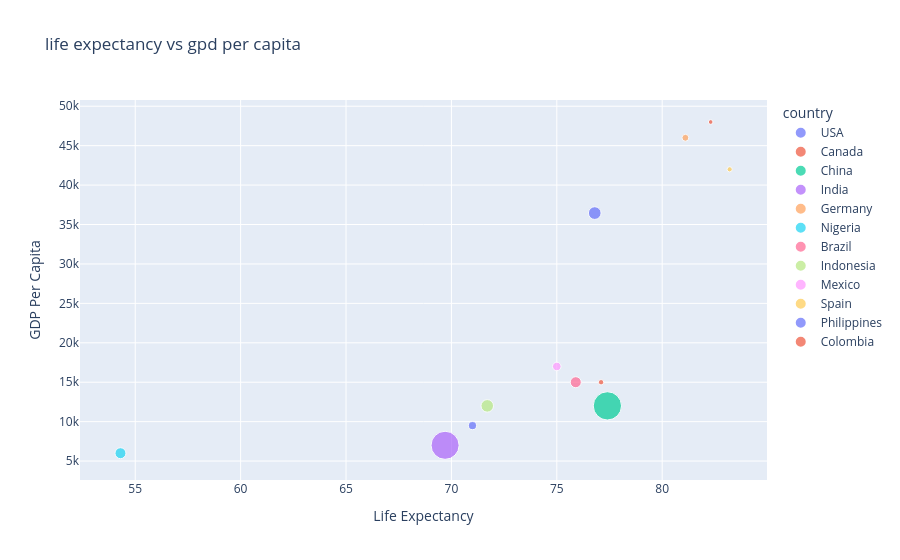

Notebook cell for this chart:
### Code cell
df = pd.read_csv(r'C:\Users\Saurav\CodePonting\Learning\Codedex\matplotlib\exercise9.csv')

px.scatter(df['life_expectancy'], df['gdp_per_capita'], size=df['population']/1000000, color=df['country'])
px.scatter(df, x='life_expectancy', y='gdp_per_capita', color='country', size='population', title='life expectancy vs gpd per capita', labels={'life_expectancy': 'Life Expectancy', 'gdp_per_capita': 'GDP Per Capita'})

### Figure 1 — Plotly figure (JSON) as saved in the notebook; plotly's stock layout.template omitted (floating-point values rounded to 4 significant figures)
{"data": [{"hovertemplate": "country=USA<br>Life Expectancy=%{x}<br>GDP Per Capita=%{y}<br>population=%{marker.size}<extra></extra>", "legendgroup": "USA", "marker": {"color": "#636efa", "size": [282000000], "sizemode": "area", "sizeref": 3500000, "symbol": "circle"}, "mode": "markers", "name": "USA", "orientation": "v", "showlegend": true, "type": "scatter", "x": [76.8], "xaxis": "x", "y": [36449], "yaxis": "y"}, {"hovertemplate": "country=Canada<br>Life Expectancy=%{x}<br>GDP Per Capita=%{y}<br>population=%{marker.size}<extra></extra>", "legendgroup": "Canada", "marker": {"color": "#EF553B", "size": [38000000], "sizemode": "area", "sizeref": 3500000, "symbol": "circle"}, "mode": "markers", "name": "Canada", "orientation": "v", "showlegend": true, "type": "scatter", "x": [82.3], "xaxis": "x", "y": [48000], "yaxis": "y"}, {"hovertemplate": "country=China<br>Life Expectancy=%{x}<br>GDP Per Capita=%{y}<br>population=%{marker.size}<extra></extra>", "legendgroup": "China", "marker": {"color": "#00cc96", "size": [1400000000], "sizemode": "area", "sizeref": 3500000, "symbol": "circle"}, "mode": "markers", "name": "China", "orientation": "v", "showlegend": true, "type": "scatter", "x": [77.4], "xaxis": "x", "y": [12000], "yaxis": "y"}, {"hovertemplate": "country=India<br>Life Expectancy=%{x}<br>GDP Per Capita=%{y}<br>population=%{marker.size}<extra></extra>", "legendgroup": "India", "marker": {"color": "#ab63fa", "size": [1380000000], "sizemode": "area", "sizeref": 3500000, "symbol": "circle"}, "mode": "markers", "name": "India", "orientation": "v", "showlegend": true, "type": "scatter", "x": [69.7], "xaxis": "x", "y": [7000], "yaxis": "y"}, {"hovertemplate": "country=Germany<br>Life Expectancy=%{x}<br>GDP Per Capita=%{y}<br>population=%{marker.size}<extra></extra>", "legendgroup": "Germany", "marker": {"color": "#FFA15A", "size": [83000000], "sizemode": "area", "sizeref": 3500000, "symbol": "circle"}, "mode": "markers", "name": "Germany", "orientation": "v", "showlegend": true, "type": "scatter", "x": [81.1], "xaxis": "x", "y": [46000], "yaxis": "y"}, {"hovertemplate": "country=Nigeria<br>Life Expectancy=%{x}<br>GDP Per Capita=%{y}<br>population=%{marker.size}<extra></extra>", "legendgroup": "Nigeria", "marker": {"color": "#19d3f3", "size": [210000000], "sizemode": "area", "sizeref": 3500000, "symbol": "circle"}, "mode": "markers", "name": "Nigeria", "orientation": "v", "showlegend": true, "type": "scatter", "x": [54.3], "xaxis": "x", "y": [6000], "yaxis": "y"}, {"hovertemplate": "country=Brazil<br>Life Expectancy=%{x}<br>GDP Per Capita=%{y}<br>population=%{marker.size}<extra></extra>", "legendgroup": "Brazil", "marker": {"color": "#FF6692", "size": [213000000], "sizemode": "area", "sizeref": 3500000, "symbol": "circle"}, "mode": "markers", "name": "Brazil", "orientation": "v", "showlegend": true, "type": "scatter", "x": [75.9], "xaxis": "x", "y": [15000], "yaxis": "y"}, {"hovertemplate": "country=Indonesia<br>Life Expectancy=%{x}<br>GDP Per Capita=%{y}<br>population=%{marker.size}<extra></extra>", "legendgroup": "Indonesia", "marker": {"color": "#B6E880", "size": [275000000], "sizemode": "area", "sizeref": 3500000, "symbol": "circle"}, "mode": "markers", "name": "Indonesia", "orientation": "v", "showlegend": true, "type": "scatter", "x": [71.7], "xaxis": "x", "y": [12000], "yaxis": "y"}, {"hovertemplate": "country=Mexico<br>Life Expectancy=%{x}<br>GDP Per Capita=%{y}<br>population=%{marker.size}<extra></extra>", "legendgroup": "Mexico", "marker": {"color": "#FF97FF", "size": [128000000], "sizemode": "area", "sizeref": 3500000, "symbol": "circle"}, "mode": "markers", "name": "Mexico", "orientation": "v", "showlegend": true, "type": "scatter", "x": [75.0], "xaxis": "x", "y": [17000], "yaxis": "y"}, {"hovertemplate": "country=Spain<br>Life Expectancy=%{x}<br>GDP Per Capita=%{y}<br>population=%{marker.size}<extra></extra>", "legendgroup": "Spain", "marker": {"color": "#FECB52", "size": [47000000], "sizemode": "area", "sizeref": 3500000, "symbol": "circle"}, "mode": "markers", "name": "Spain", "orientation": "v", "showlegend": true, "type": "scatter", "x": [83.2], "xaxis": "x", "y": [42000], "yaxis": "y"}, {"hovertemplate": "country=Philippines<br>Life Expectancy=%{x}<br>GDP Per Capita=%{y}<br>population=%{marker.size}<extra></extra>", "legendgroup": "Philippines", "marker": {"color": "#636efa", "size": [114000000], "sizemode": "area", "sizeref": 3500000, "symbol": "circle"}, "mode": "markers", "name": "Philippines", "orientation": "v", "showlegend": true, "type": "scatter", "x": [71.0], "xaxis": "x", "y": [9500], "yaxis": "y"}, {"hovertemplate": "country=Colombia<br>Life Expectancy=%{x}<br>GDP Per Capita=%{y}<br>population=%{marker.size}<extra></extra>", "legendgroup": "Colombia", "marker": {"color": "#EF553B", "size": [51000000], "sizemode": "area", "sizeref": 3500000, "symbol": "circle"}, "mode": "markers", "name": "Colombia", "orientation": "v", "showlegend": true, "type": "scatter", "x": [77.1], "xaxis": "x", "y": [15000], "yaxis": "y"}], "layout": {"legend": {"itemsizing": "constant", "title": {"text": "country"}, "tracegroupgap": 0}, "title": {"text": "life expectancy vs gpd per capita"}, "xaxis": {"anchor": "y", "domain": [0, 1], "title": {"text": "Life Expectancy"}}, "yaxis": {"anchor": "x", "domain": [0, 1], "title": {"text": "GDP Per Capita"}}}}
